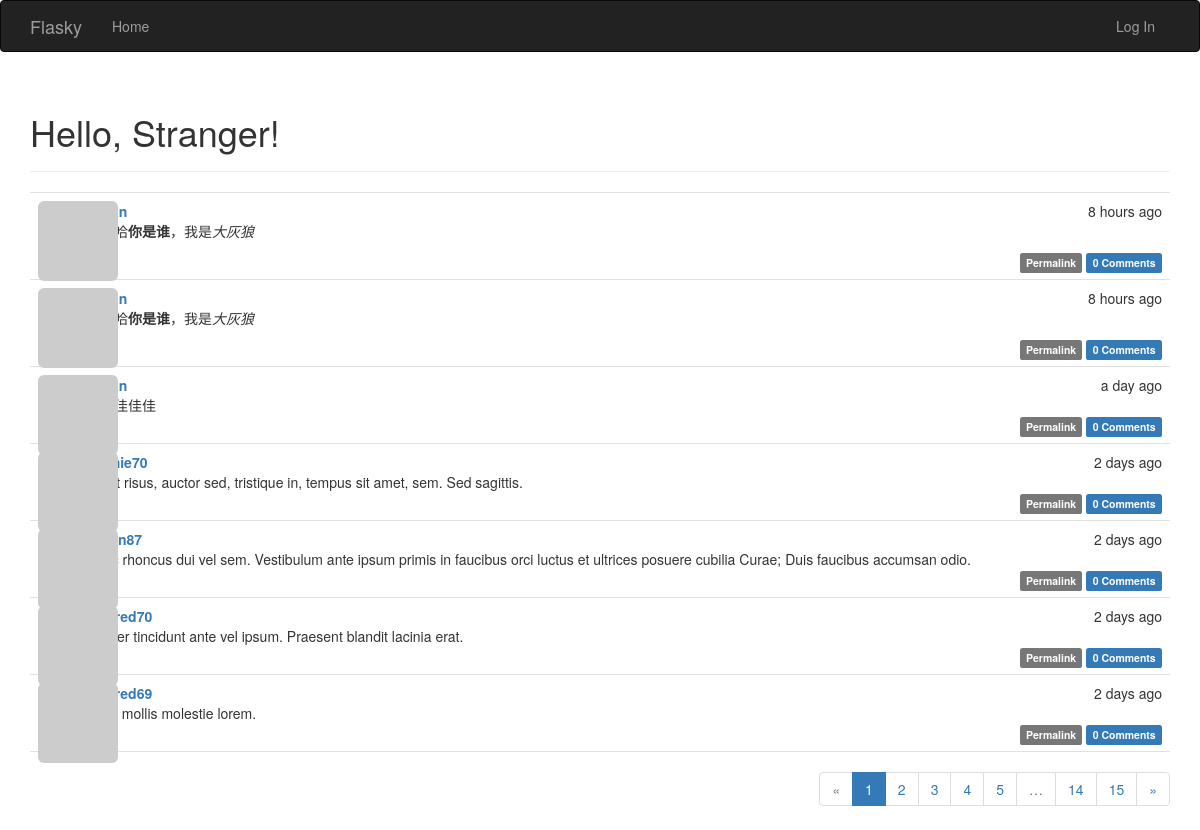
Before: / with the older database file.
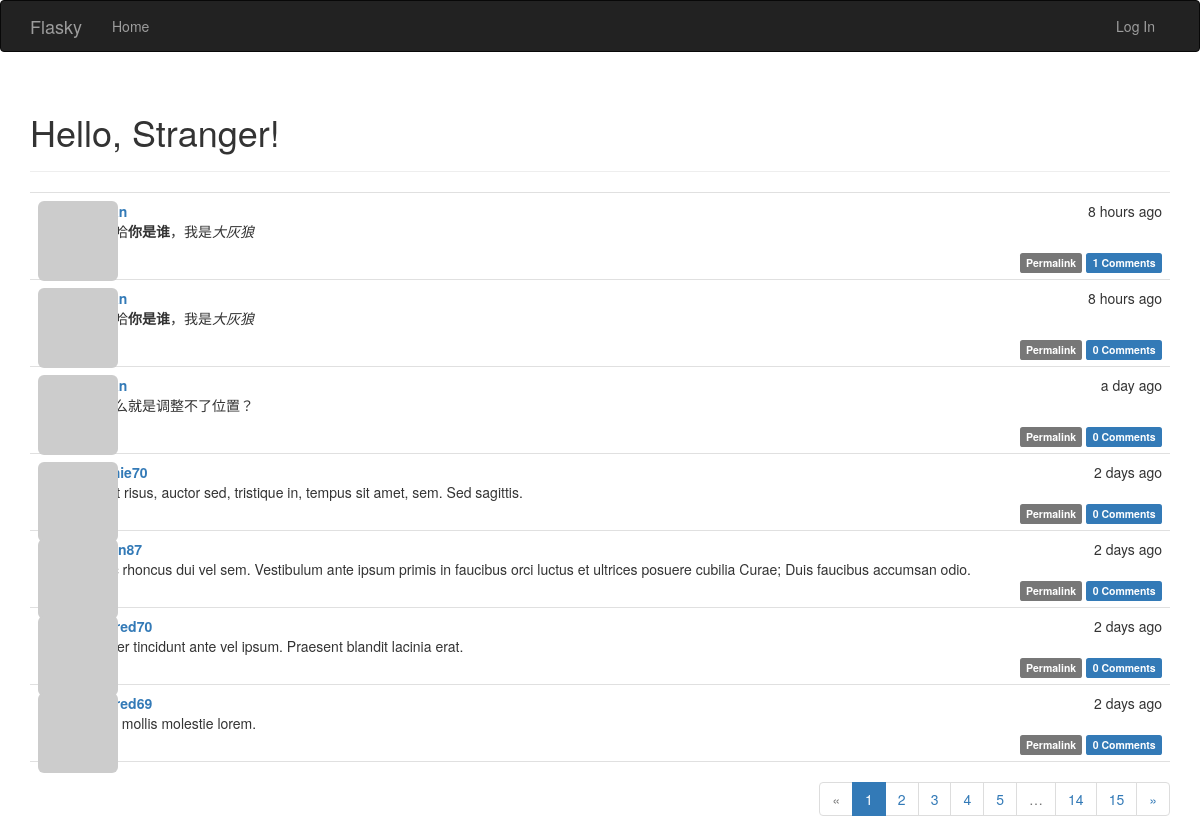
After: the same page with the newer database file.
### app/models.py (models this page shows, shortened)
class Post(db.Model):
    __tablename__ = 'posts'
    id = db.Column(db.Integer, primary_key=True)
    body = db.Column(db.Text)
    timestamp = db.Column(db.DateTime, index=True, default=datetime.utcnow)  # 有默认值
    author_id = db.Column(db.Integer, db.ForeignKey('users.id'))
    body_html = db.Column(db.Text)
    comments = db.relationship('Comment', backref='post', lazy='dynamic')

### app/main/views.py (the view)
@main.route('/', methods=['GET', 'POST'])
def index():
    form = PostForm()
    if current_user.can(Permission.WRITE_ARTICLES) and \
            form.validate_on_submit():
        post = Post(body=form.body.data,
                    author=current_user._get_current_object())
        db.session.add(post)
        return redirect(url_for('.index'))
    page = request.args.get('page', 1, type=int)
    pagination = Post.query.order_by(Post.timestamp.desc()).paginate(
        page, per_page=7,
        error_out=False)
    posts = pagination.items
    return render_template('index.html', form=form, posts=posts,
                           pagination=pagination)

### app/auth/views.py (called while the page is built)
@auth.before_app_request
def before_request():
    if current_user.is_authenticated:
        current_user.ping()
        if not current_user.confirmed \
                and request.endpoint[:5] != 'auth.' \
                and request.endpoint != 'static':
            return redirect(url_for('auth.unconfirmed'))

### app/main/__init__.py (called while the page is built)
@main.app_context_processor  # 把permission类加入模板
def inject_permissions():
    return dict(Permission=Permission)

### app/models.py (called while the page is built)
    def gravatar(self, size=100, default='identicon', rating='g'):
        if request.is_secure:
            url = 'https://secure.gravatar.com/avatar'
        else:
            url = 'http://cn.gravatar.com/avatar'
        hash = self.avatar_hash or hashlib.md5(self.email.encode('utf-8')).hexdigest()
        return '{url}/{hash}?s={size}&d={default}&r={rating}'.format(
            url=url, hash=hash, size=size, default=default, rating=rating)

    def can(self, permissions):
        return False

    def is_administrator(self):
        return False

### app/templates/index.html (shortened to what this page needs)
{% extends "base.html" %}
{% import "bootstrap/wtf.html" as wtf %}
{% import "_macros.html" as macros %}
{% block page_content %}
<div class="page-header">
     <h1>Hello, {% if current_user.is_authenticated %}{{ current_user.username }}{% else %}Stranger{% endif %}!</h1>
</div>
{% include '_posts.html' %}
{% if pagination %}
<div class="pagination">
    {{ macros.pagination_widget(pagination, '.index') }}
</div>
{% endif %}
{% endblock %}

### app/templates/_posts.html (shortened to what this page needs)
<ul class="posts">
    {% for post in posts %}
    <li class="post">
        <div class="post-thumbnail">
            <a href="{{ url_for('.user', username=post.author.username) }}">
                <img class="img-rounded profile-thumbnail" src="{{ post.author.gravatar(size=40) }}">
            </a>
        </div>
        <div class="post-content">
            <div class="post-date">{{ moment(post.timestamp).fromNow() }}</div>
            <div class="post-author"><a href="{{ url_for('.user', username=post.author.username) }}">{{ post.author.username }}</a></div>
            <div class="post-body">
                {% if post.body_html %}
                    {{ post.body_html | safe }}
                {% else %}
                    {{ post.body }}
                {% endif %}
            </div>
            <div class="post-footer">
                <a href="{{ url_for('.post', id=post.id) }}">
                    <span class="label label-default">Permalink</span>
                </a>
                 <a href="{{ url_for('.post', id=post.id) }}#comments">
                    <span class="label label-primary">{{ post.comments.count() }} Comments</span>
                </a>
            </div>
        </div>
    </li>
    {% endfor %}
</ul>

Changed rows visible on the page:
computed for Post (number 1 of 7 on the later page): comments.count "0" → "1"
changed Post "a day ago": body_html (not shown) → "为什么就是调整不了位置？"; body "夏晓佳佳佳" → (not shown)
